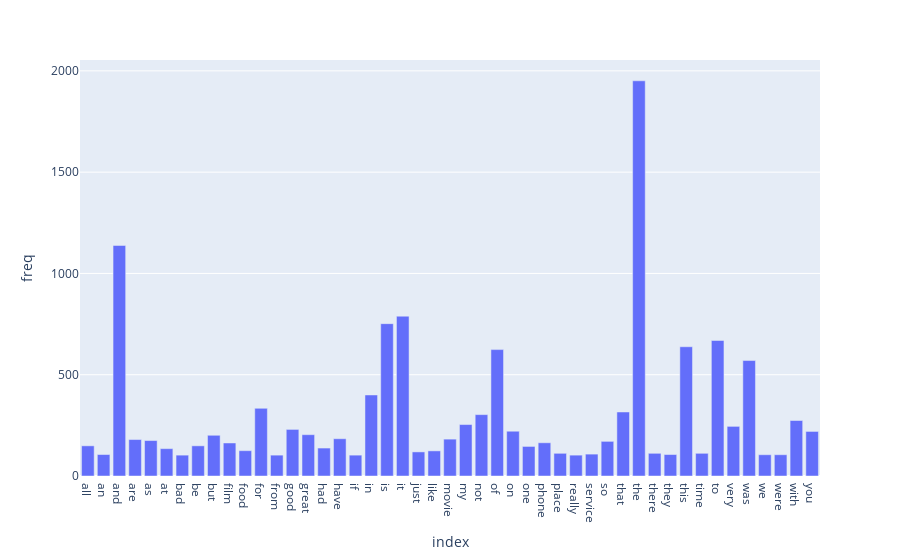

Notebook code for this chart:
### Code cell
# generate an interactive bar chart showing words that appear more than 100 times
import plotly.express as px

term_freq_df = pd.DataFrame(term_frequencies, columns=['freq'], index=count_vect.get_feature_names())
reduced_df = term_freq_df[term_freq_df['freq'] > 100] 
fig = px.bar(reduced_df, y="freq")
fig.show()

### Figure 1 — Plotly figure (JSON) as saved in the notebook; plotly's stock layout.template omitted (floating-point values rounded to 4 significant figures)
{"data": [{"alignmentgroup": "True", "hovertemplate": "index=%{x}<br>freq=%{y}<extra></extra>", "legendgroup": "", "marker": {"color": "#636efa", "pattern": {"shape": ""}}, "name": "", "offsetgroup": "", "orientation": "v", "showlegend": false, "textposition": "auto", "type": "bar", "x": ["all", "an", "and", "are", "as", "at", "bad", "be", "but", "film", "food", "for", "from", "good", "great", "had", "have", "if", "in", "is", "it", "just", "like", "movie", "my", "not", "of", "on", "one", "phone", "place", "really", "service", "so", "that", "the", "there", "they", "this", "time", "to", "very", "was", "we", "were", "with", "you"], "xaxis": "x", "y": [149, 106, 1138, 180, 175, 135, 103, 149, 201, 163, 125, 334, 103, 230, 204, 138, 184, 103, 400, 752, 789, 119, 124, 182, 254, 303, 624, 221, 146, 164, 112, 103, 108, 171, 316, 1951, 112, 106, 638, 112, 669, 245, 570, 105, 105, 274, 220], "yaxis": "y"}], "layout": {"autosize": true, "barmode": "relative", "legend": {"tracegroupgap": 0}, "margin": {"t": 60}, "xaxis": {"anchor": "y", "autorange": true, "domain": [0, 1], "range": [-0.5, 46.5], "title": {"text": "index"}, "type": "category"}, "yaxis": {"anchor": "x", "autorange": true, "domain": [0, 1], "range": [0, 2054.0], "title": {"text": "freq"}, "type": "linear"}}}
